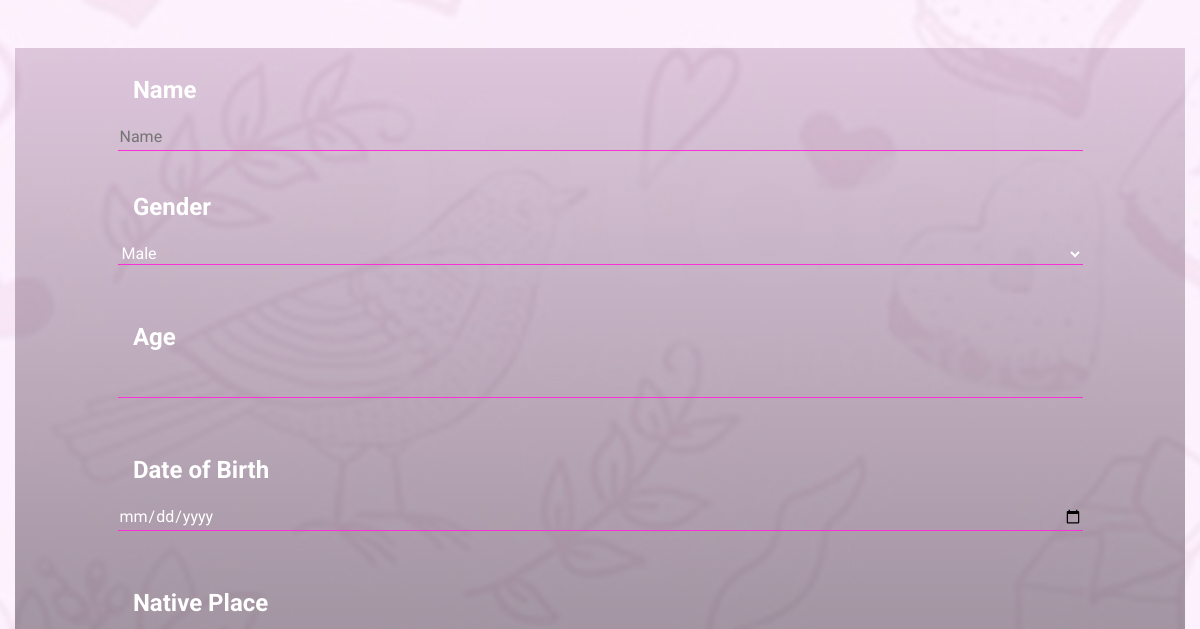
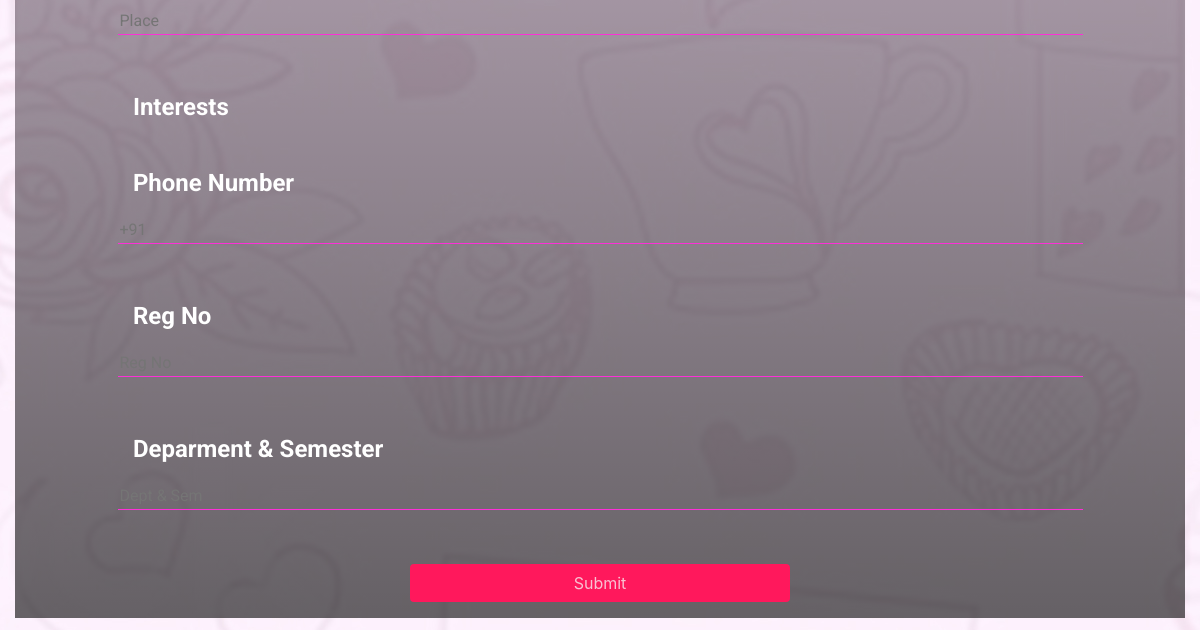
/form/, run on an earlier commit of the app's database (2 pictures, top to bottom).
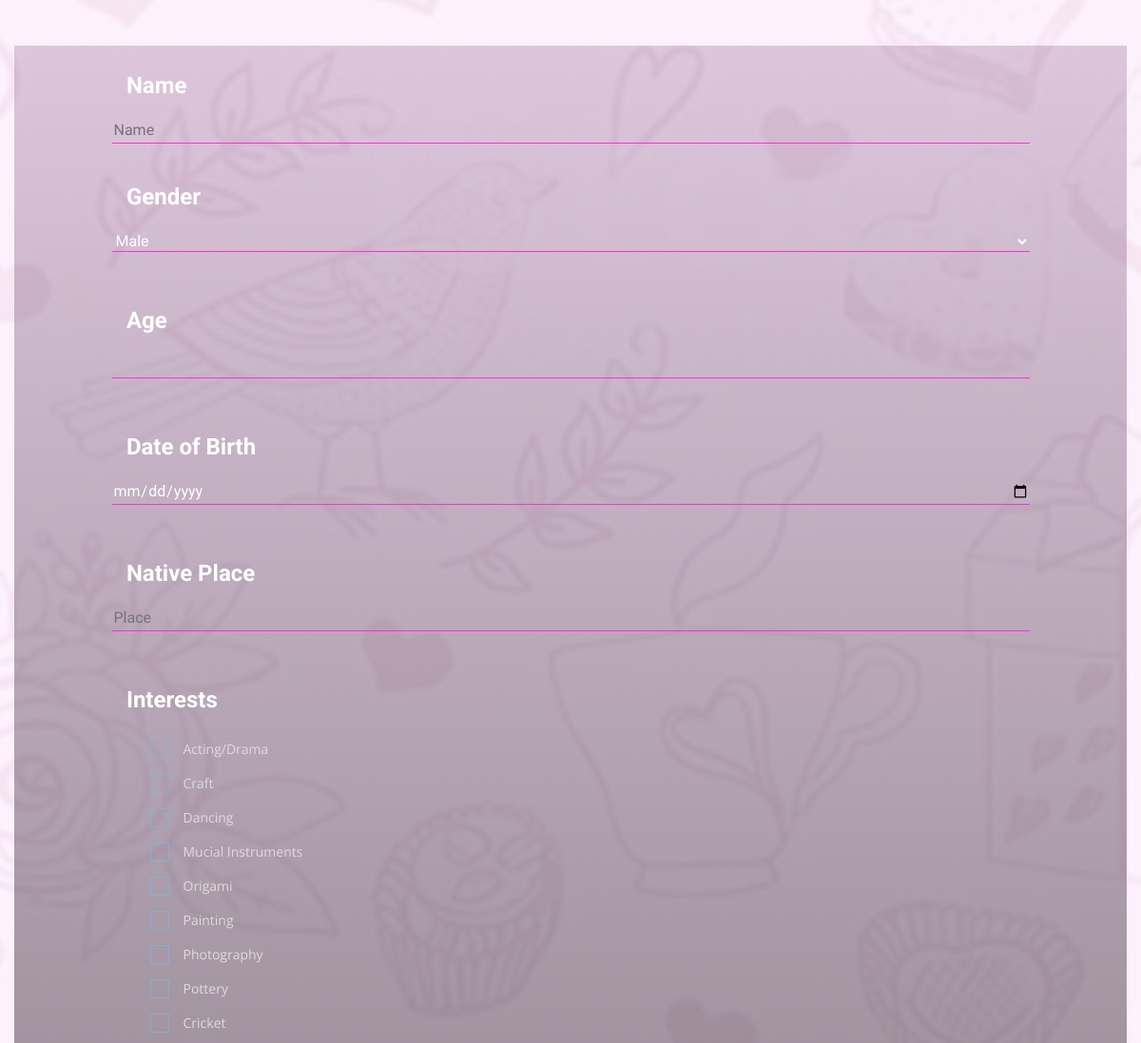
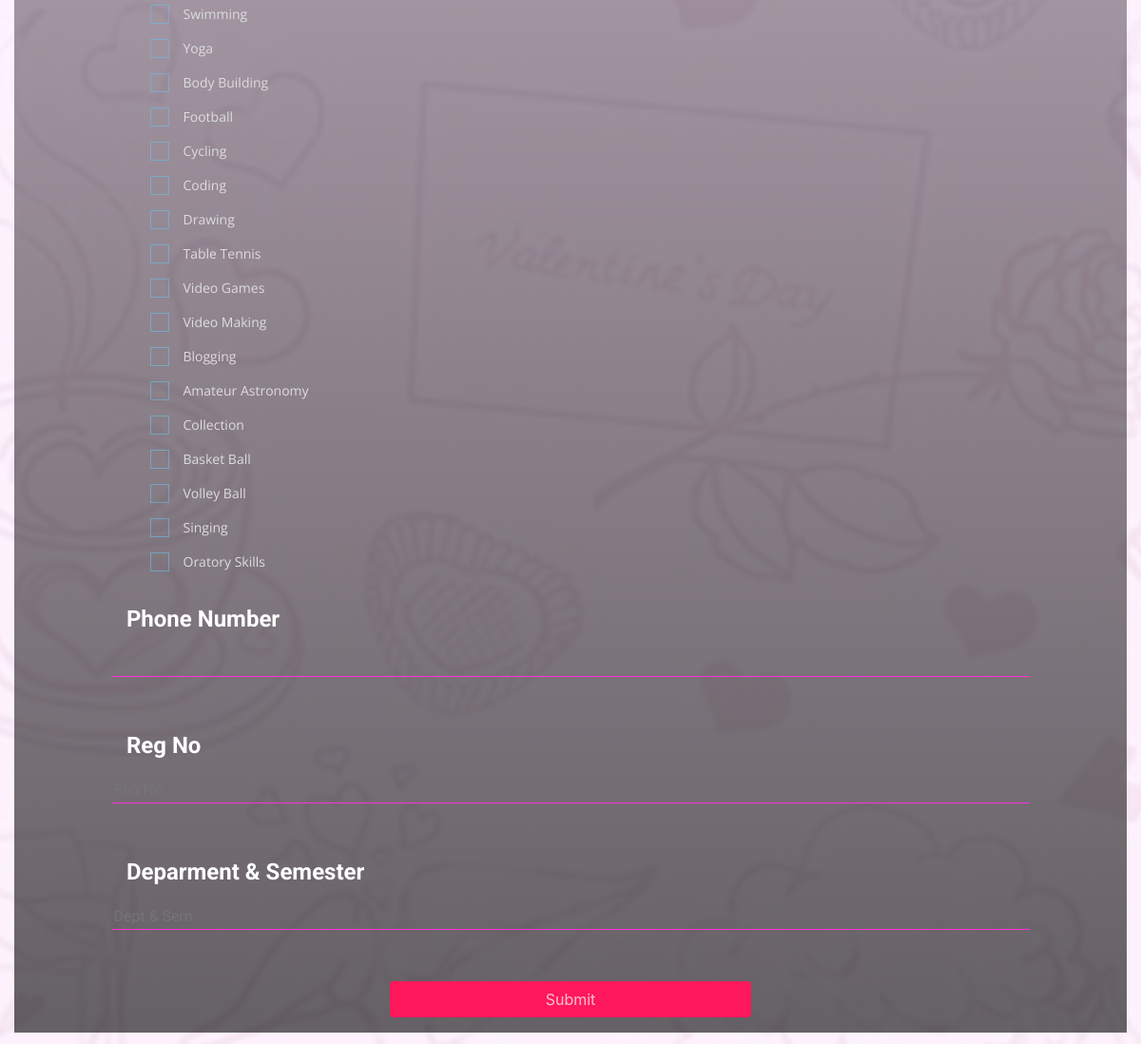
And on a later commit of the database (2 pictures, top to bottom).
### app/models.py (models this page shows)
class Interests(models.Model):
    interets = models.CharField(max_length=32, blank=False, verbose_name="Interest", help_text="Interests that we have")
    category = models.CharField(max_length=32, blank=False, verbose_name="Category", help_text="category of interests")

### app/views.py (the view, shortened to what this page needs)
# urls.py: path('form/', views.form, name='form'),
def form(request):
    if request.method == "GET":
        analyzer()
        data = Interests.objects.all()
        return render(request, 'form.html', {'data': data})

### app/templates/form.html (shortened to what this page needs)
{% load staticfiles %}
<!DOCTYPE html>
<html>
<head>
    <link rel="stylesheet" href="https://cdnjs.cloudflare.com/ajax/libs/twitter-bootstrap/4.3.1/css/bootstrap.min.css">
    <link rel="stylesheet" href="{% static 'bootstrap/css/Responsive-Form-1.css' %}">
    <link rel="stylesheet" href="{% static 'bootstrap/css/Responsive-Form.css' %}">
    <link rel="stylesheet" href="{% static 'bootstrap/css/styles.css' %}">
</head>
<body style="background-image: url('{% static 'img/Valentine.jpg' %}');" >
    <div class="container-fluid">
        <div>
            <form>
                <div class="mt-5 form-group">
                    <div id="col-lg-8 col-sm-12" style="background:linear-gradient(to bottom, rgba(76,0,67,0.18) 0%, rgba(0, 0, 0, 0.6) 100%); ">
                        <div class="form-row" style="margin-right:0px;margin-left:0px;padding-top:24px;">
                            <div class="col-md-8 offset-md-1">
                                <p style="margin-left:2%;font-family:Roboto, sans-serif;font-size:24px;color:white"><strong>Name </strong></p>
                            </div>
                            <div class="col-md-10 offset-md-1">
                                <input id="name" class="input_content" type="text" style="margin-left:0px;font-family:Roboto, sans-serif; width: 100%; color: #fff;" name="name" placeholder="Name" maxlength = "32">
                            </div>
                        </div>
                        <div class="form-row" style="margin-right:0px;margin-left:0px;padding-top:24px;margin-top:-16px;">
                            <div class="col-md-8 offset-md-1">
                                <p style="margin-left:2%;font-family:Roboto, sans-serif;font-size:24px;color:white"><strong>Gender </strong></p>
                            </div>
                            <div class="col-md-10 offset-md-1">
                                <select id="gender" class="input_content" style="margin-left:0px;font-family:Roboto, sans-serif; width: 100%; color: #fff;" name="gender">
                                    <optgroup label="This is a group">
                                        <option value="1" selected="">Male</option>
                                    </optgroup>
                                </select>
                            </div>
                        </div>
                        <div class="form-row" style="margin-right:0px;margin-left:0px;padding-top:24px;">
                            <div class="col-md-8 offset-md-1">
                                <p style="margin-left:2%;font-family:Roboto, sans-serif;font-size:24px;color:white"><strong>Age</strong></p>
                            </div>
                            <div class="col-md-10 offset-md-1">
                                <input id="age" class=" input_content" style="margin-left:0px;font-family:Roboto, sans-serif; width: 100%; color: #fff;" name="birthDate" type="number" min="17" max="40">
                            </div>
                        </div>
                        <div class="form-row" style="margin-right:0px;margin-left:0px;padding-top:24px;">
                            <div class="col-md-8 offset-md-1">
                                <p style="margin-left:2%;font-family:Roboto, sans-serif;font-size:24px;color:white"><strong>Date of Birth</strong></p>
                            </div>
                            <div class="col-md-10 offset-md-1">
                                <input id="dob" class="input_content" style="margin-left:0px;font-family:Roboto, sans-serif; width: 100%; color: #fff;" name="birthDate" type="date">
                            </div>
                        </div>
                        <div class="form-row" style="margin-right:0px;margin-left:0px;padding-top:24px;">
                            <div class="col-md-8 offset-md-1">
                                <p style="margin-left:2%;font-family:Roboto, sans-serif;font-size:24px;color:white"><strong>Native Place</strong></p>
                            </div>
                            <div class="col-md-10 offset-md-1">
                                <input id="native_place" class="input_content" type="text" maxlength = "60" style="margin-left:0px;font-family:Roboto, sans-serif; width: 100%; color: #fff;" name="birthPlace" placeholder="Place">
                            </div>
                        </div>
                        <div class="form-row" style="margin-right:0px;margin-left:0px;padding-top:24px;">
                            <div class="col-md-8 offset-md-1">
                                <p style="margin-left:2%;font-family:Roboto, sans-serif;font-size:24px;color:white"><strong>Interests</strong></p>
                            </div>
                            <div class="col-md-10 offset-md-1">
                                <div class="boxes">
                                    {% for i in data %}
                                        <div class="myStyle">
                                            <label for="{{ i.interets }}">{{ i.interets }}</label>
                                        </div>
                                    {% endfor %}
                                </div>
                            </div>
                        </div>
                        <div class="form-row" style="margin-right:0px;margin-left:0px;padding-top:24px;">
                            <div class="col-md-8 offset-md-1">
                                <p style="margin-left:2%;font-family:Roboto, sans-serif;font-size:24px;color:white"><strong>Phone Number</strong></p>
                            </div>
                            <div class=" col-md-10 offset-md-1"><input id="phmob" class="input_content" type="text" maxlength = "13" style="margin-left:0px;font-family:Roboto, sans-serif; width: 100%; color: #fff;" placeholder="+91"></div>
                        </div>
                        <div class="form-row" style="margin-right:0px;margin-left:0px;padding-top:24px;">
                            <div class="col-md-8 offset-md-1">
                                <p style="margin-left:2%;font-family:Roboto, sans-serif;font-size:24px;color:white"><strong>Reg No </strong></p>
                            </div>
                            <div class="col-md-10 offset-md-1">
                                <input id="reg_no" class="input_content" type="text" style="margin-left:0px;font-family:Roboto, sans-serif; width: 100%; color: #fff;" name="name" placeholder="Reg No" maxlength = "11">
                            </div>
                        </div>
                        <div class="form-row" style="margin-right:0px;margin-left:0px;padding-top:24px;">
                            <div class="col-md-8 offset-md-1">
                                <p style="margin-left:2%;font-family:Roboto, sans-serif;font-size:24px;color:white"><strong>Deparment & Semester </strong></p>
                            </div>
                            <div class="col-md-10 offset-md-1"><input id="remarks" class="input_content" style="margin-left:0px;font-family:Roboto, sans-serif; width: 100%; color: #fff;" placeholder="Dept & Sem"  maxlength = "160" required/></div>
                        </div>
                        <div class="form-row" style="margin-right:0px;margin-left:0px;padding-top:24px;">
                            <div class="col-12 col-md-4 m-auto d-block">
                                <button id="submit_btn" class="btn reg-btn mb-3 " style="color: rgba(247,247,247,0.76); width: 100%;" type="submit">Submit</button>
                            </div>
                        </div>
                    </div>
                </div>
            </form>
        </div>
    </div>
</body>
</html>

### app/templates/form.html (style rules this page uses)
.reg-btn { background-color: rgb(255, 24, 92); }

What changed in the data, as far as the page shows it:
added Interests: interets "Acting/Drama"
added Interests: interets "Craft"
added Interests: interets "Dancing"
added Interests: interets "Mucial Instruments"
added Interests: interets "Origami"
added Interests: interets "Painting"
added Interests: interets "Photography"
added Interests: interets "Pottery"
added Interests: interets "Cricket"
added Interests: interets "Swimming"
added Interests: interets "Yoga"
added Interests: interets "Body Building"
added Interests: interets "Football"
added Interests: interets "Cycling"
added Interests: interets "Coding"
added Interests: interets "Drawing"
added Interests: interets "Table Tennis"
added Interests: interets "Video Games"
added Interests: interets "Video Making"
added Interests: interets "Blogging"
added Interests: interets "Amateur Astronomy"
added Interests: interets "Collection"
added Interests: interets "Basket Ball"
added Interests: interets "Volley Ball"
added Interests: interets "Singing"
added Interests: interets "Oratory Skills"
